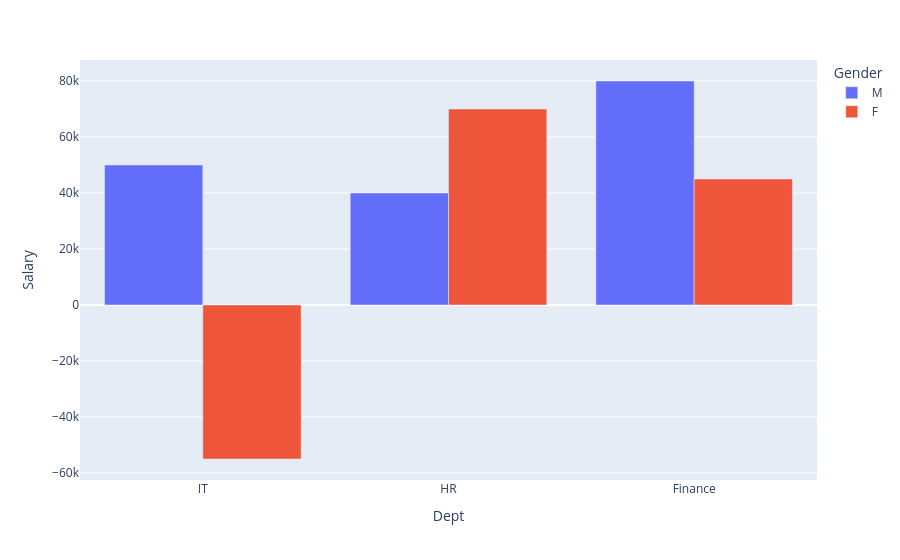

The notebook cell this image was saved under:
### Code cell
fig=px.bar(df,x="Dept",y="Salary",barmode="group",color="Gender")
fig.show()

### Figure 1 — Plotly figure (JSON) as saved in the notebook; plotly's stock layout.template omitted (floating-point values rounded to 4 significant figures)
{"data": [{"alignmentgroup": "True", "hovertemplate": "Gender=M<br>Dept=%{x}<br>Salary=%{y}<extra></extra>", "legendgroup": "M", "marker": {"color": "#636efa", "pattern": {"shape": ""}}, "name": "M", "offsetgroup": "M", "orientation": "v", "showlegend": true, "textposition": "auto", "type": "bar", "x": ["IT", "HR", "Finance"], "xaxis": "x", "y": [50000, 40000, 80000], "yaxis": "y"}, {"alignmentgroup": "True", "hovertemplate": "Gender=F<br>Dept=%{x}<br>Salary=%{y}<extra></extra>", "legendgroup": "F", "marker": {"color": "#EF553B", "pattern": {"shape": ""}}, "name": "F", "offsetgroup": "F", "orientation": "v", "showlegend": true, "textposition": "auto", "type": "bar", "x": ["IT", "HR", "Finance"], "xaxis": "x", "y": [-55000, 70000, 45000], "yaxis": "y"}], "layout": {"autosize": true, "barmode": "group", "legend": {"title": {"text": "Gender"}, "tracegroupgap": 0}, "margin": {"t": 60}, "xaxis": {"anchor": "y", "autorange": true, "domain": [0, 1], "range": [-0.5, 2.5], "title": {"text": "Dept"}, "type": "category"}, "yaxis": {"anchor": "x", "autorange": true, "domain": [0, 1], "range": [-62500, 87500], "title": {"text": "Salary"}, "type": "linear"}}}
